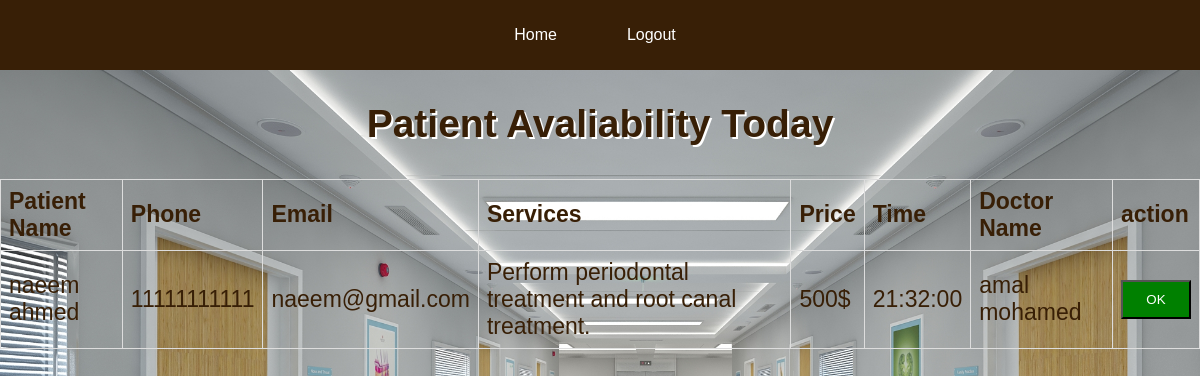
Screenshot of /receptionist_workflow/patient-ava_today.php with the database file from the repository.
### tables this page shows
CREATE TABLE `patient` (
  `MRN` int(11) NOT NULL,
  `name` varchar(100) NOT NULL,
  `phone` varchar(11) NOT NULL,
  `password` varchar(100) NOT NULL,
  `email` varchar(100) NOT NULL,
  `date` date DEFAULT NULL,
  `time` time DEFAULT NULL,
  `profile_image` varchar(100) DEFAULT NULL,
  `doctor_id` int(11) DEFAULT NULL,
  `service_id` int(11) DEFAULT NULL
);

CREATE TABLE `services` (
  `service` varchar(100) NOT NULL,
  `id` int(11) NOT NULL,
  `price` varchar(100) NOT NULL
);

CREATE TABLE `doctors` (
  `id` int(11) NOT NULL,
  `name` varchar(100) NOT NULL,
  `phone` varchar(11) NOT NULL,
  `email` varchar(100) NOT NULL,
  `password` varchar(8) NOT NULL,
  `date_from` date DEFAULT NULL,
  `date_to` date DEFAULT NULL,
  `time_from` time DEFAULT NULL,
  `time_to` time DEFAULT NULL,
  `profile_image` varchar(100) DEFAULT NULL
);

### receptionist_database/receptionist_database.php (called while the page is built, shortened)
<?php
function database_select_available_patients_today() {
    $conn = database_connect();
    $stmt = mysqli_prepare($conn, 'SELECT p.name as pname, p.email, p.phone, s.service, s.price, p.time, d.name
        FROM patient p
        JOIN services s ON p.service_id = s.id
        JOIN doctors d ON p.doctor_id = d.id
        WHERE p.date = CURDATE()');
    mysqli_stmt_execute($stmt);
    $result = mysqli_stmt_get_result($stmt);
    $patients = mysqli_fetch_all($result, MYSQLI_ASSOC);
    return $patients;
}

### receptionist_workflow/patient-ava_today.php (the view, shortened to what this page needs)
<?php
require_once __DIR__ . '/../receptionist_database/receptionist_database.php';
$receptionists = database_select_available_patients_today();
?>
<!DOCTYPE html>
<html lang="en">
<head>
    <link rel="stylesheet" href="../css/patient-ava_today.css">
</head>
<body>
    <nav class="navbar">
        <ul>
            <li><a href="patient-ava_today.php">Home</a></li>
            <li><a href="logout.php">Logout</a></li>
        </ul>
    </nav>
    <h2>Patient Avaliability Today</h2>
    <table>
        <thead>
            <tr>
                <th>Patient Name</th>
                <th>Phone</th>
                <th>Email</th>
                <th>Services</th>
                <th>Price</th>
                <th>Time</th>
                <th>Doctor Name</th>
                <th>action</th>
            </tr>
        </thead>
        <?php if ($receptionists != null) : ?>
            <tbody>
                <?php foreach ($receptionists as $receptionist): ?>
                <tr>
                    <td><?= $receptionist['pname'] ?></td>
                    <td><?= $receptionist['phone'] ?></td>
                    <td><?= $receptionist['email'] ?></td>
                    <td><?= $receptionist['service'] ?></td>
                    <td><?= $receptionist['price'] ?></td>
                    <td><?= $receptionist['time'] ?></td>
                    <td><?= $receptionist['name'] ?></td>
                    <td><button onclick="deleteRow(event, this)"><a href="">OK</a></button></td>
                </tr>
                <?php endforeach ;?>
            </tbody>
        <?php else : ?>
            <tbody>
            <tr class="unavailable"> no patients available today</tr>
            </tbody>
        <?php endif; ?>
    </table>
</body>
</html>

### css/patient-ava_today.css (style rules this page uses)
body { margin: 0; padding: 0; font-family: Arial, sans-serif; background-image: url(../images/OIP4.jpg); background-size: cover; background-repeat: no-repeat; background-attachment: fixed; }
.navbar { background-color: rgb(56, 31, 6); color: #fff; height: 70px; display: flex; justify-content: space-around; align-items: center; padding: 0; margin: 0; }
.navbar ul { list-style: none; padding: 10px; display: flex; }
.navbar ul li { margin-right: 25px; margin-left: 15px; padding: 15px; }
.navbar a { color: #fff; text-decoration: none; }
h2 { margin-top: 20; color: rgb(56, 31, 6); font-size: 39px; text-align: center; text-transform: capitalize; text-shadow: 2px 2px white; }
table { font-family: arial, sans-serif; border-collapse: collapse; width: 100%; }
td, th { border: 1px solid #dddddd; text-align: left; padding: 8px; color:rgb(56, 31, 6); font-size: 23px; }
button { padding: 10px; text-align: center; width: 70px; background-color: green; }
button a { color: white; text-decoration: none; }

### rows the page displays
patient: name "naeem ahmed", phone "11111111111", email "naeem@gmail.com", service.service "Perform periodontal treatment and root canal treatment.", service.price "500$", time "21:32:00", doctor.name "amal mohamed"
